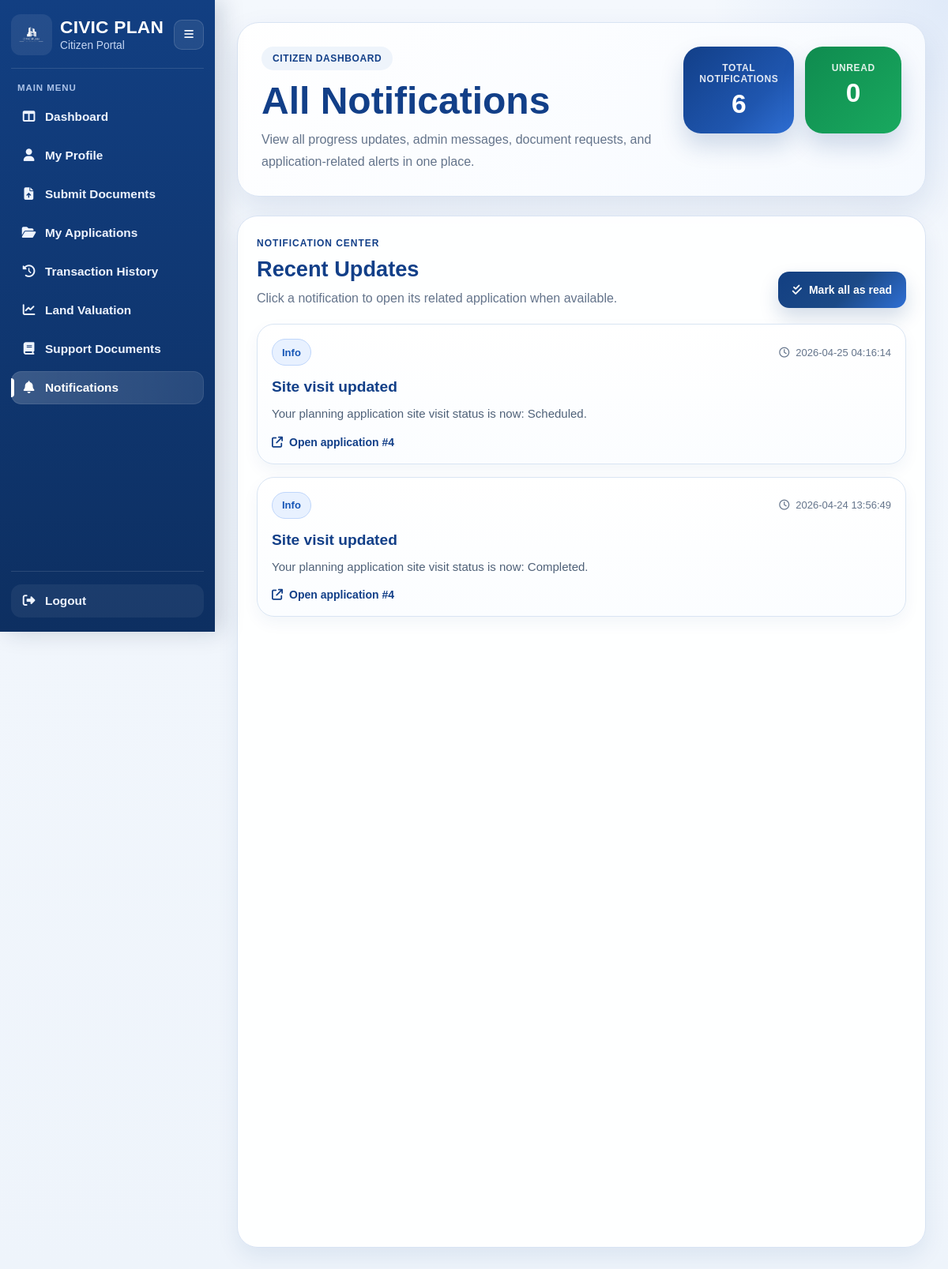
Page /all-notifications (signed in) on the committed database.
### tables this page shows
CREATE TABLE user_notifications (
        notification_id INTEGER PRIMARY KEY AUTOINCREMENT,
        user_id INTEGER NOT NULL,
        application_id INTEGER,
        title TEXT NOT NULL,
        message TEXT NOT NULL,
        notification_type TEXT DEFAULT 'info',
        is_read INTEGER DEFAULT 0,
        created_at TEXT DEFAULT CURRENT_TIMESTAMP,
        FOREIGN KEY (user_id) REFERENCES users(user_id),
        FOREIGN KEY (application_id) REFERENCES planning_applications(application_id)
    );

### routes/user_routes.py (the view)
@user_bp.route("/all-notifications")
def all_notifications():
    user, redirect_response = user_required()
    if redirect_response:
        return redirect_response
    conn = get_connection()
    cursor = conn.cursor()
    cursor.execute(
        """
        SELECT *
        FROM user_notifications
        WHERE user_id = ?
        ORDER BY created_at DESC
        """,
        (user["user_id"],),
    )
    notifications = cursor.fetchall()
    cursor.execute(
        """
        SELECT COUNT(*) AS unread_count
        FROM user_notifications
        WHERE user_id = ? AND is_read = 0
        """,
        (user["user_id"],),
    )
    unread_row = cursor.fetchone()
    unread_notifications = unread_row["unread_count"] if unread_row else 0
    conn.close()
    return render_template(
        "all_notifications.html",
        user=user,
        notifications=notifications,
        unread_notifications=unread_notifications,
        active_page="notifications",
    )

### database/db_connection.py (called while the page is built)
def get_connection():
    conn = sqlite3.connect(DB_PATH)
    conn.row_factory = sqlite3.Row
    conn.execute("PRAGMA foreign_keys = ON")
    return conn

### routes/password_reset_routes.py (called while the page is built)
def _is_logged_in_user():
    return session.get("user_id") is not None or session.get("admin_id") is not None

@password_reset_bp.app_context_processor
def inject_password_reset_context():
    return_to = session.get("password_reset_return_to")
    if return_to == "account" and _is_logged_in_user():
        reset_back_url = url_for("user.account")
        reset_back_text = "Back to My Account"
    else:
        reset_back_url = url_for("auth.login")
        reset_back_text = "Back to Login"
    return {
        "reset_logged_in": _is_logged_in_user(),
        "reset_back_url": reset_back_url,
        "reset_back_text": reset_back_text,
    }

### routes/user_routes.py (called while the page is built)
def get_current_user():
    if "user_id" not in session:
        return None
    conn = get_connection()
    cursor = conn.cursor()
    cursor.execute(
        """
        SELECT *
        FROM users
        WHERE user_id = ?
        """,
        (session["user_id"],),
    )
    user = cursor.fetchone()
    conn.close()
    return user

def user_required():
    if "user_id" not in session:
        flash("Please sign in first.", "error")
        return None, redirect(url_for("auth.login"))
    user = get_current_user()
    if not user:
        session.clear()
        flash("User not found. Please sign in again.", "error")
        return None, redirect(url_for("auth.login"))
    return user, None

### templates/all_notifications.html (shortened to what this page needs)
<!DOCTYPE html>
<html lang="en">
<head>
    <link rel="stylesheet" href="{{ url_for('static', filename='user_sidebar.css') }}" />
    <link rel="stylesheet" href="{{ url_for('static', filename='all_notifications.css') }}" />
    <link rel="stylesheet" href="https://cdnjs.cloudflare.com/ajax/libs/font-awesome/6.5.0/css/all.min.css" />
</head>
<body class="all-notifications-page">
    <div class="notifications-shell">
        {% include 'partials/user_sidebar.html' %}
        <main class="notifications-main">
            <section class="notifications-hero reveal-up">
                <div class="hero-left">
                    <span class="page-kicker">Citizen Dashboard</span>
                    <h1>All Notifications</h1>
                    <p>
                        View all progress updates, admin messages, document requests,
                        and application-related alerts in one place.
                    </p>
                </div>
                <div class="hero-right">
                    <div class="hero-stat-card">
                        <span class="hero-stat-label">Total Notifications</span>
                        <strong>{{ notifications|length if notifications else 0 }}</strong>
                    </div>
                    <div class="hero-stat-card unread">
                        <span class="hero-stat-label">Unread</span>
                        <strong>{{ unread_notifications or 0 }}</strong>
                    </div>
                </div>
            </section>
            <section class="notifications-panel reveal-up">
                <div class="panel-header">
                    <div>
                        <span class="section-kicker">Notification Center</span>
                        <h2>Recent Updates</h2>
                        <p>Click a notification to open its related application when available.</p>
                    </div>
                    <div class="panel-actions">
                        <button type="button" id="markAllReadPageBtn" class="primary-btn">
                            <i class="fa-solid fa-check-double"></i>
                            Mark all as read
                        </button>
                    </div>
                </div>
                {% if notifications %}
                <div class="notifications-list">
                    {% for notification in notifications %}
                    <article class="notification-card reveal-up {% if notification['is_read'] == 0 %}unread{% endif %}"
                             data-id="{{ notification['notification_id'] }}"
                             data-application-id="{{ notification['application_id'] or '' }}">
                        <div class="notification-top">
                            <div class="notification-type-wrap">
                                <span class="notification-type-pill {{ notification['notification_type'] or 'info' }}">
                                    {{ notification['notification_type'] or 'info' }}
                                </span>
                            </div>
                            <span class="notification-time">
                                <i class="fa-regular fa-clock"></i>
                                {{ notification['created_at'] or '' }}
                            </span>
                        </div>
                        <div class="notification-body">
                            <h3>{{ notification['title'] }}</h3>
                            <p>{{ notification['message'] }}</p>
                            {% if notification['application_id'] %}
                            <div class="notification-meta">
                                <span class="app-link-hint">
                                    <i class="fa-solid fa-arrow-up-right-from-square"></i>
                                    Open application #{{ notification['application_id'] }}
                                </span>
                            </div>
                            {% endif %}
                        </div>
                    </article>
                    {% endfor %}
                </div>
                {% endif %}
            </section>
        </main>
    </div>
</body>
</html>

### templates/partials/user_sidebar.html (shortened to what this page needs)
<aside class="sidebar user-sidebar" id="userSidebar">
    <div class="sidebar-top">
        <div class="sidebar-brand-wrap">
            <a href="{{ url_for('user.user_dashboard') }}" class="sidebar-brand">
                <img src="{{ url_for('static', filename='images/logo-removebackground.png') }}" alt="Civic Plan Logo"
                    class="sidebar-logo" />
                <div class="brand-text">
                    <h2>CIVIC PLAN</h2>
                    <p>Citizen Portal</p>
                </div>
            </a>
            <button type="button" class="sidebar-toggle" id="sidebarToggle" aria-label="Toggle sidebar">
                <i class="fa-solid fa-bars"></i>
            </button>
        </div>
        <div class="sidebar-section-title">Main Menu</div>
        <nav class="sidebar-nav">
            <a href="{{ url_for('user.user_dashboard') }}"
                class="nav-link {% if active_page == 'dashboard' %}active{% endif %}">
                <span class="nav-icon"><i class="fa-solid fa-table-columns"></i></span>
                <span class="nav-text">Dashboard</span>
            </a>
            <a href="{{ url_for('user.account') }}"
                class="nav-link {% if active_page == 'account' %}active{% endif %}">
                <span class="nav-icon"><i class="fa-solid fa-user"></i></span>
                <span class="nav-text">My Profile</span>
            </a>
            <a href="{{ url_for('submit_documents.submit_documents') }}"
                class="nav-link {% if active_page == 'submit_documents' %}active{% endif %}">
                <span class="nav-icon"><i class="fa-solid fa-file-arrow-up"></i></span>
                <span class="nav-text">Submit Documents</span>
            </a>
            <a href="{{ url_for('submit_documents.my_applications') }}"
                class="nav-link {% if active_page == 'my_applications' %}active{% endif %}">
                <span class="nav-icon"><i class="fa-solid fa-folder-open"></i></span>
                <span class="nav-text">My Applications</span>
            </a>
            <a href="{{ url_for('transaction_history.transaction_history_page') }}"
                class="nav-link {% if active_page == 'transaction_history' %}active{% endif %}">
                <span class="nav-icon"><i class="fa-solid fa-clock-rotate-left"></i></span>
                <span class="nav-text">Transaction History</span>
            </a>
            <a href="{{ url_for('prediction.land_valuation_page') }}"
                class="nav-link {% if active_page == 'land_valuation' %}active{% endif %}">
                <span class="nav-icon"><i class="fa-solid fa-chart-line"></i></span>
                <span class="nav-text">Land Valuation</span>
            </a>
            <a href="{{ url_for('support_documents.support_documents_page') }}"
                class="nav-link {% if active_page == 'support_documents' %}active{% endif %}">
                <span class="nav-icon"><i class="fa-solid fa-book"></i></span>
                <span class="nav-text">Support Documents</span>
            </a>
            <a href="{{ url_for('user.all_notifications') }}"
                class="nav-link {% if active_page == 'notifications' %}active{% endif %}">
                <span class="nav-icon nav-icon-bell">
                    <i class="fa-solid fa-bell"></i>
                </span>
                <span class="nav-text">Notifications</span>
            </a>
        </nav>
    </div>
    <div class="sidebar-footer">
        <a href="{{ url_for('auth.logout') }}" class="nav-link logout-link">
            <span class="nav-icon"><i class="fa-solid fa-right-from-bracket"></i></span>
            <span class="nav-text">Logout</span>
        </a>
    </div>
</aside>

### static/user_sidebar.css (style rules this page uses)
.user-sidebar, .sidebar.user-sidebar { width: 272px; min-width: 272px; background: linear-gradient(180deg, #123f82 0%, #0d2f61 100%); color: #ffffff; padding: 18px 14px; position: sticky; top: 0; height: 100vh; overflow-y: auto; z-index: 100; display: flex; flex-direction: column; justify-content: space-between; box-shadow: 8px 0 28px rgba(9, 32, 68, 0.18); transition: width 0.25s ease, transform 0.25s ease; }
.user-sidebar * { box-sizing: border-box; }
.user-sidebar .sidebar-top { display: flex; flex-direction: column; min-height: 0; }
.user-sidebar .sidebar-brand-wrap { display: flex; align-items: center; justify-content: space-between; gap: 10px; margin-bottom: 18px; padding-bottom: 16px; border-bottom: 1px solid rgba(255, 255, 255, 0.12); min-height: 60px; }
.user-sidebar .sidebar-brand { display: flex; align-items: center; gap: 10px; text-decoration: none; color: inherit; min-width: 0; flex: 1; }
.user-sidebar .sidebar-logo { width: 52px; height: 52px; object-fit: contain; flex-shrink: 0; border-radius: 12px; background: rgba(255, 255, 255, 0.08); padding: 5px; }
.user-sidebar .brand-text { min-width: 0; }
.user-sidebar .sidebar-brand h2 { font-size: 1.42rem; line-height: 1.05; margin: 0; color: #ffffff !important; font-weight: 800; letter-spacing: 0.01em; }
.user-sidebar .sidebar-brand p { color: #d9e7ff !important; font-size: 0.86rem; margin: 4px 0 0 0; opacity: 0.9; }
.user-sidebar .sidebar-toggle { width: 38px; height: 38px; border: 1px solid rgba(255, 255, 255, 0.14); background: rgba(255, 255, 255, 0.08); color: #ffffff; border-radius: 10px; cursor: pointer; display: inline-flex; align-items: center; justify-content: center; transition: 0.2s ease; flex-shrink: 0; }
.user-sidebar .sidebar-section-title { font-size: 0.72rem; font-weight: 700; letter-spacing: 0.08em; text-transform: uppercase; color: #c6dafb; opacity: 0.85; margin: 0 8px 10px; }
.user-sidebar .sidebar-nav { display: flex; flex-direction: column; gap: 7px; }
.user-sidebar .nav-link, .user-sidebar .nav-link:visited, .user-sidebar .nav-link:hover, .user-sidebar .nav-link:focus, .user-sidebar .nav-link:active { color: #eef4ff !important; text-decoration: none !important; }
.user-sidebar .nav-link { padding: 12px 13px; border-radius: 13px; display: flex; align-items: center; gap: 11px; font-weight: 600; font-size: 0.96rem; font-family: "Inter", "Segoe UI", Arial, sans-serif; transition: background 0.2s ease, transform 0.2s ease, color 0.2s ease; position: relative; }
.user-sidebar .nav-link.active { background: linear-gradient(90deg, rgba(255, 255, 255, 0.18) 0%, rgba(255, 255, 255, 0.10) 100%); color: #ffffff !important; box-shadow: inset 0 0 0 1px rgba(255, 255, 255, 0.08); }
.user-sidebar .nav-link.active::before { content: ""; position: absolute; left: 0; top: 9px; bottom: 9px; width: 4px; border-radius: 0 999px 999px 0; background: #ffffff; }
.user-sidebar .nav-icon { width: 19px; min-width: 19px; text-align: center; font-size: 0.98rem; }
.user-sidebar .nav-text { white-space: nowrap; overflow: hidden; text-overflow: ellipsis; }
.user-sidebar .sidebar-footer { margin-top: 18px; padding-top: 16px; border-top: 1px solid rgba(255, 255, 255, 0.12); }
.user-sidebar .logout-link { background: rgba(255, 255, 255, 0.06); }

### rows in the picture
user_notifications: notification_type "Info", created_at "2026-04-25 04:16:14", title "Site visit updated", message "Your planning application site visit status is now: Scheduled.", application_id "4"
user_notifications: notification_type "Info", created_at "2026-04-24 13:56:49", title "Site visit updated", message "Your planning application site visit status is now: Completed.", application_id "4"

### other values in the picture
{{ notifications|length if notifications else 0 }} "6"
{{ unread_notifications or 0 }} "0"
